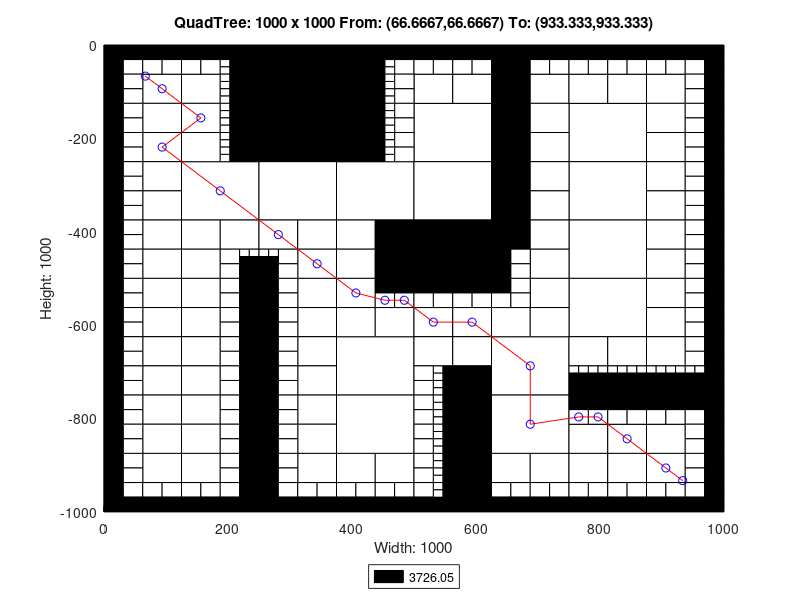

Source code (MATLAB):
axis([0 1000 -1000 0]);
title('QuadTree: 1000 x 1000 From: (66.6667,66.6667) To: (933.333,933.333)');
xlabel('Width: 1000');
ylabel('Height: 1000');
rectangle('Position',[250 -125 125 125], 'FaceColor',[0 0 0]);
rectangle('Position',[250 -250 125 125], 'FaceColor',[0 0 0]);
rectangle('Position',[125 -375 125 125], 'FaceColor',[1 1 1]);
rectangle('Position',[250 -375 125 125], 'FaceColor',[1 1 1]);
rectangle('Position',[375 -375 125 125], 'FaceColor',[1 1 1]);
rectangle('Position',[500 -250 125 125], 'FaceColor',[1 1 1]);
rectangle('Position',[750 -250 125 125], 'FaceColor',[1 1 1]);
rectangle('Position',[500 -375 125 125], 'FaceColor',[1 1 1]);
rectangle('Position',[500 -500 125 125], 'FaceColor',[0 0 0]);
rectangle('Position',[750 -375 125 125], 'FaceColor',[1 1 1]);
rectangle('Position',[750 -500 125 125], 'FaceColor',[1 1 1]);
rectangle('Position',[375 -750 125 125], 'FaceColor',[1 1 1]);
rectangle('Position',[375 -875 125 125], 'FaceColor',[1 1 1]);
rectangle('Position',[625 -750 125 125], 'FaceColor',[1 1 1]);
rectangle('Position',[750 -625 125 125], 'FaceColor',[1 1 1]);
rectangle('Position',[625 -875 125 125], 'FaceColor',[1 1 1]);
rectangle('Position',[62.5 -125 62.5 62.5], 'FaceColor',[1 1 1]);
rectangle('Position',[125 -125 62.5 62.5], 'FaceColor',[1 1 1]);
rectangle('Position',[62.5 -187.5 62.5 62.5], 'FaceColor',[1 1 1]);
rectangle('Position',[62.5 -250 62.5 62.5], 'FaceColor',[1 1 1]);
rectangle('Position',[125 -187.5 62.5 62.5], 'FaceColor',[1 1 1]);
rectangle('Position',[125 -250 62.5 62.5], 'FaceColor',[1 1 1]);
rectangle('Position',[375 -62.5 62.5 62.5], 'FaceColor',[0 0 0]);
rectangle('Position',[375 -125 62.5 62.5], 'FaceColor',[0 0 0]);
rectangle('Position',[375 -187.5 62.5 62.5], 'FaceColor',[0 0 0]);
rectangle('Position',[375 -250 62.5 62.5], 'FaceColor',[0 0 0]);
rectangle('Position',[62.5 -312.5 62.5 62.5], 'FaceColor',[1 1 1]);
rectangle('Position',[62.5 -375 62.5 62.5], 'FaceColor',[1 1 1]);
rectangle('Position',[62.5 -437.5 62.5 62.5], 'FaceColor',[1 1 1]);
rectangle('Position',[62.5 -500 62.5 62.5], 'FaceColor',[1 1 1]);
rectangle('Position',[125 -437.5 62.5 62.5], 'FaceColor',[1 1 1]);
rectangle('Position',[187.5 -437.5 62.5 62.5], 'FaceColor',[1 1 1]);
rectangle('Position',[125 -500 62.5 62.5], 'FaceColor',[1 1 1]);
rectangle('Position',[250 -437.5 62.5 62.5], 'FaceColor',[1 1 1]);
rectangle('Position',[312.5 -437.5 62.5 62.5], 'FaceColor',[1 1 1]);
rectangle('Position',[312.5 -500 62.5 62.5], 'FaceColor',[1 1 1]);
rectangle('Position',[375 -437.5 62.5 62.5], 'FaceColor',[1 1 1]);
rectangle('Position',[437.5 -437.5 62.5 62.5], 'FaceColor',[0 0 0]);
rectangle('Position',[375 -500 62.5 62.5], 'FaceColor',[1 1 1]);
rectangle('Position',[437.5 -500 62.5 62.5], 'FaceColor',[0 0 0]);
rectangle('Position',[500 -125 62.5 62.5], 'FaceColor',[1 1 1]);
rectangle('Position',[562.5 -125 62.5 62.5], 'FaceColor',[1 1 1]);
rectangle('Position',[625 -62.5 62.5 62.5], 'FaceColor',[0 0 0]);
rectangle('Position',[625 -125 62.5 62.5], 'FaceColor',[0 0 0]);
rectangle('Position',[687.5 -125 62.5 62.5], 'FaceColor',[1 1 1]);
rectangle('Position',[625 -187.5 62.5 62.5], 'FaceColor',[0 0 0]);
rectangle('Position',[687.5 -187.5 62.5 62.5], 'FaceColor',[1 1 1]);
rectangle('Position',[625 -250 62.5 62.5], 'FaceColor',[0 0 0]);
rectangle('Position',[687.5 -250 62.5 62.5], 'FaceColor',[1 1 1]);
rectangle('Position',[750 -125 62.5 62.5], 'FaceColor',[1 1 1]);
rectangle('Position',[812.5 -125 62.5 62.5], 'FaceColor',[1 1 1]);
rectangle('Position',[875 -125 62.5 62.5], 'FaceColor',[1 1 1]);
rectangle('Position',[875 -187.5 62.5 62.5], 'FaceColor',[1 1 1]);
rectangle('Position',[875 -250 62.5 62.5], 'FaceColor',[1 1 1]);
rectangle('Position',[625 -312.5 62.5 62.5], 'FaceColor',[0 0 0]);
rectangle('Position',[687.5 -312.5 62.5 62.5], 'FaceColor',[1 1 1]);
rectangle('Position',[625 -375 62.5 62.5], 'FaceColor',[0 0 0]);
rectangle('Position',[687.5 -375 62.5 62.5], 'FaceColor',[1 1 1]);
rectangle('Position',[625 -437.5 62.5 62.5], 'FaceColor',[0 0 0]);
rectangle('Position',[687.5 -437.5 62.5 62.5], 'FaceColor',[1 1 1]);
rectangle('Position',[687.5 -500 62.5 62.5], 'FaceColor',[1 1 1]);
rectangle('Position',[875 -312.5 62.5 62.5], 'FaceColor',[1 1 1]);
rectangle('Position',[875 -375 62.5 62.5], 'FaceColor',[1 1 1]);
rectangle('Position',[875 -437.5 62.5 62.5], 'FaceColor',[1 1 1]);
rectangle('Position',[875 -500 62.5 62.5], 'FaceColor',[1 1 1]);
rectangle('Position',[62.5 -562.5 62.5 62.5], 'FaceColor',[1 1 1]);
rectangle('Position',[62.5 -625 62.5 62.5], 'FaceColor',[1 1 1]);
rectangle('Position',[125 -562.5 62.5 62.5], 'FaceColor',[1 1 1]);
rectangle('Position',[125 -625 62.5 62.5], 'FaceColor',[1 1 1]);
rectangle('Position',[62.5 -687.5 62.5 62.5], 'FaceColor',[1 1 1]);
rectangle('Position',[62.5 -750 62.5 62.5], 'FaceColor',[1 1 1]);
rectangle('Position',[125 -687.5 62.5 62.5], 'FaceColor',[1 1 1]);
rectangle('Position',[125 -750 62.5 62.5], 'FaceColor',[1 1 1]);
rectangle('Position',[312.5 -562.5 62.5 62.5], 'FaceColor',[1 1 1]);
rectangle('Position',[312.5 -625 62.5 62.5], 'FaceColor',[1 1 1]);
rectangle('Position',[375 -562.5 62.5 62.5], 'FaceColor',[1 1 1]);
rectangle('Position',[375 -625 62.5 62.5], 'FaceColor',[1 1 1]);
rectangle('Position',[437.5 -625 62.5 62.5], 'FaceColor',[1 1 1]);
rectangle('Position',[312.5 -687.5 62.5 62.5], 'FaceColor',[1 1 1]);
rectangle('Position',[312.5 -750 62.5 62.5], 'FaceColor',[1 1 1]);
rectangle('Position',[62.5 -812.5 62.5 62.5], 'FaceColor',[1 1 1]);
rectangle('Position',[62.5 -875 62.5 62.5], 'FaceColor',[1 1 1]);
rectangle('Position',[125 -812.5 62.5 62.5], 'FaceColor',[1 1 1]);
rectangle('Position',[125 -875 62.5 62.5], 'FaceColor',[1 1 1]);
rectangle('Position',[62.5 -937.5 62.5 62.5], 'FaceColor',[1 1 1]);
rectangle('Position',[125 -937.5 62.5 62.5], 'FaceColor',[1 1 1]);
rectangle('Position',[312.5 -812.5 62.5 62.5], 'FaceColor',[1 1 1]);
rectangle('Position',[312.5 -875 62.5 62.5], 'FaceColor',[1 1 1]);
rectangle('Position',[312.5 -937.5 62.5 62.5], 'FaceColor',[1 1 1]);
rectangle('Position',[375 -937.5 62.5 62.5], 'FaceColor',[1 1 1]);
rectangle('Position',[437.5 -937.5 62.5 62.5], 'FaceColor',[1 1 1]);
rectangle('Position',[500 -625 62.5 62.5], 'FaceColor',[1 1 1]);
rectangle('Position',[562.5 -625 62.5 62.5], 'FaceColor',[1 1 1]);
rectangle('Position',[687.5 -562.5 62.5 62.5], 'FaceColor',[1 1 1]);
rectangle('Position',[625 -625 62.5 62.5], 'FaceColor',[1 1 1]);
rectangle('Position',[687.5 -625 62.5 62.5], 'FaceColor',[1 1 1]);
rectangle('Position',[500 -687.5 62.5 62.5], 'FaceColor',[1 1 1]);
rectangle('Position',[562.5 -687.5 62.5 62.5], 'FaceColor',[1 1 1]);
rectangle('Position',[562.5 -750 62.5 62.5], 'FaceColor',[0 0 0]);
rectangle('Position',[875 -562.5 62.5 62.5], 'FaceColor',[1 1 1]);
rectangle('Position',[875 -625 62.5 62.5], 'FaceColor',[1 1 1]);
rectangle('Position',[750 -687.5 62.5 62.5], 'FaceColor',[1 1 1]);
rectangle('Position',[812.5 -687.5 62.5 62.5], 'FaceColor',[1 1 1]);
rectangle('Position',[875 -687.5 62.5 62.5], 'FaceColor',[1 1 1]);
rectangle('Position',[562.5 -812.5 62.5 62.5], 'FaceColor',[0 0 0]);
rectangle('Position',[562.5 -875 62.5 62.5], 'FaceColor',[0 0 0]);
rectangle('Position',[562.5 -937.5 62.5 62.5], 'FaceColor',[0 0 0]);
rectangle('Position',[562.5 -1000 62.5 62.5], 'FaceColor',[0 0 0]);
rectangle('Position',[625 -937.5 62.5 62.5], 'FaceColor',[1 1 1]);
rectangle('Position',[687.5 -937.5 62.5 62.5], 'FaceColor',[1 1 1]);
rectangle('Position',[750 -875 62.5 62.5], 'FaceColor',[1 1 1]);
rectangle('Position',[812.5 -875 62.5 62.5], 'FaceColor',[1 1 1]);
rectangle('Position',[875 -875 62.5 62.5], 'FaceColor',[1 1 1]);
rectangle('Position',[750 -937.5 62.5 62.5], 'FaceColor',[1 1 1]);
rectangle('Position',[812.5 -937.5 62.5 62.5], 'FaceColor',[1 1 1]);
rectangle('Position',[875 -937.5 62.5 62.5], 'FaceColor',[1 1 1]);
rectangle('Position',[0 -31.25 31.25 31.25], 'FaceColor',[0 0 0]);
rectangle('Position',[31.25 -31.25 31.25 31.25], 'FaceColor',[0 0 0]);
rectangle('Position',[0 -62.5 31.25 31.25], 'FaceColor',[0 0 0]);
rectangle('Position',[31.25 -62.5 31.25 31.25], 'FaceColor',[1 1 1]);
rectangle('Position',[62.5 -31.25 31.25 31.25], 'FaceColor',[0 0 0]);
rectangle('Position',[93.75 -31.25 31.25 31.25], 'FaceColor',[0 0 0]);
rectangle('Position',[62.5 -62.5 31.25 31.25], 'FaceColor',[1 1 1]);
rectangle('Position',[93.75 -62.5 31.25 31.25], 'FaceColor',[1 1 1]);
rectangle('Position',[0 -93.75 31.25 31.25], 'FaceColor',[0 0 0]);
rectangle('Position',[31.25 -93.75 31.25 31.25], 'FaceColor',[1 1 1]);
rectangle('Position',[0 -125 31.25 31.25], 'FaceColor',[0 0 0]);
rectangle('Position',[31.25 -125 31.25 31.25], 'FaceColor',[1 1 1]);
rectangle('Position',[125 -31.25 31.25 31.25], 'FaceColor',[0 0 0]);
rectangle('Position',[156.25 -31.25 31.25 31.25], 'FaceColor',[0 0 0]);
rectangle('Position',[125 -62.5 31.25 31.25], 'FaceColor',[1 1 1]);
rectangle('Position',[156.25 -62.5 31.25 31.25], 'FaceColor',[1 1 1]);
rectangle('Position',[187.5 -31.25 31.25 31.25], 'FaceColor',[0 0 0]);
rectangle('Position',[218.75 -31.25 31.25 31.25], 'FaceColor',[0 0 0]);
rectangle('Position',[218.75 -62.5 31.25 31.25], 'FaceColor',[0 0 0]);
rectangle('Position',[218.75 -93.75 31.25 31.25], 'FaceColor',[0 0 0]);
rectangle('Position',[218.75 -125 31.25 31.25], 'FaceColor',[0 0 0]);
rectangle('Position',[0 -156.25 31.25 31.25], 'FaceColor',[0 0 0]);
rectangle('Position',[31.25 -156.25 31.25 31.25], 'FaceColor',[1 1 1]);
rectangle('Position',[0 -187.5 31.25 31.25], 'FaceColor',[0 0 0]);
rectangle('Position',[31.25 -187.5 31.25 31.25], 'FaceColor',[1 1 1]);
rectangle('Position',[0 -218.75 31.25 31.25], 'FaceColor',[0 0 0]);
rectangle('Position',[31.25 -218.75 31.25 31.25], 'FaceColor',[1 1 1]);
rectangle('Position',[0 -250 31.25 31.25], 'FaceColor',[0 0 0]);
rectangle('Position',[31.25 -250 31.25 31.25], 'FaceColor',[1 1 1]);
rectangle('Position',[218.75 -156.25 31.25 31.25], 'FaceColor',[0 0 0]);
rectangle('Position',[218.75 -187.5 31.25 31.25], 'FaceColor',[0 0 0]);
rectangle('Position',[218.75 -218.75 31.25 31.25], 'FaceColor',[0 0 0]);
rectangle('Position',[218.75 -250 31.25 31.25], 'FaceColor',[0 0 0]);
rectangle('Position',[437.5 -31.25 31.25 31.25], 'FaceColor',[0 0 0]);
rectangle('Position',[468.75 -31.25 31.25 31.25], 'FaceColor',[0 0 0]);
rectangle('Position',[468.75 -62.5 31.25 31.25], 'FaceColor',[1 1 1]);
rectangle('Position',[468.75 -93.75 31.25 31.25], 'FaceColor',[1 1 1]);
rectangle('Position',[468.75 -125 31.25 31.25], 'FaceColor',[1 1 1]);
rectangle('Position',[468.75 -156.25 31.25 31.25], 'FaceColor',[1 1 1]);
rectangle('Position',[468.75 -187.5 31.25 31.25], 'FaceColor',[1 1 1]);
rectangle('Position',[468.75 -218.75 31.25 31.25], 'FaceColor',[1 1 1]);
rectangle('Position',[468.75 -250 31.25 31.25], 'FaceColor',[1 1 1]);
rectangle('Position',[0 -281.25 31.25 31.25], 'FaceColor',[0 0 0]);
rectangle('Position',[31.25 -281.25 31.25 31.25], 'FaceColor',[1 1 1]);
rectangle('Position',[0 -312.5 31.25 31.25], 'FaceColor',[0 0 0]);
rectangle('Position',[31.25 -312.5 31.25 31.25], 'FaceColor',[1 1 1]);
rectangle('Position',[0 -343.75 31.25 31.25], 'FaceColor',[0 0 0]);
rectangle('Position',[31.25 -343.75 31.25 31.25], 'FaceColor',[1 1 1]);
rectangle('Position',[0 -375 31.25 31.25], 'FaceColor',[0 0 0]);
rectangle('Position',[31.25 -375 31.25 31.25], 'FaceColor',[1 1 1]);
rectangle('Position',[0 -406.25 31.25 31.25], 'FaceColor',[0 0 0]);
rectangle('Position',[31.25 -406.25 31.25 31.25], 'FaceColor',[1 1 1]);
rectangle('Position',[0 -437.5 31.25 31.25], 'FaceColor',[0 0 0]);
rectangle('Position',[31.25 -437.5 31.25 31.25], 'FaceColor',[1 1 1]);
rectangle('Position',[0 -468.75 31.25 31.25], 'FaceColor',[0 0 0]);
rectangle('Position',[31.25 -468.75 31.25 31.25], 'FaceColor',[1 1 1]);
rectangle('Position',[0 -500 31.25 31.25], 'FaceColor',[0 0 0]);
rectangle('Position',[31.25 -500 31.25 31.25], 'FaceColor',[1 1 1]);
rectangle('Position',[187.5 -468.75 31.25 31.25], 'FaceColor',[1 1 1]);
rectangle('Position',[187.5 -500 31.25 31.25], 'FaceColor',[1 1 1]);
rectangle('Position',[218.75 -500 31.25 31.25], 'FaceColor',[0 0 0]);
rectangle('Position',[281.25 -468.75 31.25 31.25], 'FaceColor',[1 1 1]);
rectangle('Position',[250 -500 31.25 31.25], 'FaceColor',[0 0 0]);
rectangle('Position',[281.25 -500 31.25 31.25], 'FaceColor',[1 1 1]);
rectangle('Position',[500 -31.25 31.25 31.25], 'FaceColor',[0 0 0]);
rectangle('Position',[531.25 -31.25 31.25 31.25], 'FaceColor',[0 0 0]);
rectangle('Position',[500 -62.5 31.25 31.25], 'FaceColor',[1 1 1]);
rectangle('Position',[531.25 -62.5 31.25 31.25], 'FaceColor',[1 1 1]);
rectangle('Position',[562.5 -31.25 31.25 31.25], 'FaceColor',[0 0 0]);
rectangle('Position',[593.75 -31.25 31.25 31.25], 'FaceColor',[0 0 0]);
rectangle('Position',[562.5 -62.5 31.25 31.25], 'FaceColor',[1 1 1]);
rectangle('Position',[593.75 -62.5 31.25 31.25], 'FaceColor',[1 1 1]);
rectangle('Position',[687.5 -31.25 31.25 31.25], 'FaceColor',[0 0 0]);
rectangle('Position',[718.75 -31.25 31.25 31.25], 'FaceColor',[0 0 0]);
rectangle('Position',[687.5 -62.5 31.25 31.25], 'FaceColor',[1 1 1]);
rectangle('Position',[718.75 -62.5 31.25 31.25], 'FaceColor',[1 1 1]);
rectangle('Position',[750 -31.25 31.25 31.25], 'FaceColor',[0 0 0]);
rectangle('Position',[781.25 -31.25 31.25 31.25], 'FaceColor',[0 0 0]);
rectangle('Position',[750 -62.5 31.25 31.25], 'FaceColor',[1 1 1]);
rectangle('Position',[781.25 -62.5 31.25 31.25], 'FaceColor',[1 1 1]);
rectangle('Position',[812.5 -31.25 31.25 31.25], 'FaceColor',[0 0 0]);
rectangle('Position',[843.75 -31.25 31.25 31.25], 'FaceColor',[0 0 0]);
rectangle('Position',[812.5 -62.5 31.25 31.25], 'FaceColor',[1 1 1]);
rectangle('Position',[843.75 -62.5 31.25 31.25], 'FaceColor',[1 1 1]);
rectangle('Position',[875 -31.25 31.25 31.25], 'FaceColor',[0 0 0]);
rectangle('Position',[906.25 -31.25 31.25 31.25], 'FaceColor',[0 0 0]);
rectangle('Position',[875 -62.5 31.25 31.25], 'FaceColor',[1 1 1]);
rectangle('Position',[906.25 -62.5 31.25 31.25], 'FaceColor',[1 1 1]);
rectangle('Position',[937.5 -31.25 31.25 31.25], 'FaceColor',[0 0 0]);
rectangle('Position',[968.75 -31.25 31.25 31.25], 'FaceColor',[0 0 0]);
rectangle('Position',[937.5 -62.5 31.25 31.25], 'FaceColor',[1 1 1]);
rectangle('Position',[968.75 -62.5 31.25 31.25], 'FaceColor',[0 0 0]);
rectangle('Position',[937.5 -93.75 31.25 31.25], 'FaceColor',[1 1 1]);
rectangle('Position',[968.75 -93.75 31.25 31.25], 'FaceColor',[0 0 0]);
rectangle('Position',[937.5 -125 31.25 31.25], 'FaceColor',[1 1 1]);
rectangle('Position',[968.75 -125 31.25 31.25], 'FaceColor',[0 0 0]);
rectangle('Position',[937.5 -156.25 31.25 31.25], 'FaceColor',[1 1 1]);
rectangle('Position',[968.75 -156.25 31.25 31.25], 'FaceColor',[0 0 0]);
rectangle('Position',[937.5 -187.5 31.25 31.25], 'FaceColor',[1 1 1]);
rectangle('Position',[968.75 -187.5 31.25 31.25], 'FaceColor',[0 0 0]);
rectangle('Position',[937.5 -218.75 31.25 31.25], 'FaceColor',[1 1 1]);
rectangle('Position',[968.75 -218.75 31.25 31.25], 'FaceColor',[0 0 0]);
rectangle('Position',[937.5 -250 31.25 31.25], 'FaceColor',[1 1 1]);
rectangle('Position',[968.75 -250 31.25 31.25], 'FaceColor',[0 0 0]);
rectangle('Position',[625 -468.75 31.25 31.25], 'FaceColor',[0 0 0]);
rectangle('Position',[656.25 -468.75 31.25 31.25], 'FaceColor',[1 1 1]);
rectangle('Position',[625 -500 31.25 31.25], 'FaceColor',[0 0 0]);
rectangle('Position',[656.25 -500 31.25 31.25], 'FaceColor',[1 1 1]);
rectangle('Position',[937.5 -281.25 31.25 31.25], 'FaceColor',[1 1 1]);
rectangle('Position',[968.75 -281.25 31.25 31.25], 'FaceColor',[0 0 0]);
rectangle('Position',[937.5 -312.5 31.25 31.25], 'FaceColor',[1 1 1]);
rectangle('Position',[968.75 -312.5 31.25 31.25], 'FaceColor',[0 0 0]);
rectangle('Position',[937.5 -343.75 31.25 31.25], 'FaceColor',[1 1 1]);
rectangle('Position',[968.75 -343.75 31.25 31.25], 'FaceColor',[0 0 0]);
rectangle('Position',[937.5 -375 31.25 31.25], 'FaceColor',[1 1 1]);
rectangle('Position',[968.75 -375 31.25 31.25], 'FaceColor',[0 0 0]);
rectangle('Position',[937.5 -406.25 31.25 31.25], 'FaceColor',[1 1 1]);
rectangle('Position',[968.75 -406.25 31.25 31.25], 'FaceColor',[0 0 0]);
rectangle('Position',[937.5 -437.5 31.25 31.25], 'FaceColor',[1 1 1]);
rectangle('Position',[968.75 -437.5 31.25 31.25], 'FaceColor',[0 0 0]);
rectangle('Position',[937.5 -468.75 31.25 31.25], 'FaceColor',[1 1 1]);
rectangle('Position',[968.75 -468.75 31.25 31.25], 'FaceColor',[0 0 0]);
rectangle('Position',[937.5 -500 31.25 31.25], 'FaceColor',[1 1 1]);
rectangle('Position',[968.75 -500 31.25 31.25], 'FaceColor',[0 0 0]);
rectangle('Position',[0 -531.25 31.25 31.25], 'FaceColor',[0 0 0]);
rectangle('Position',[31.25 -531.25 31.25 31.25], 'FaceColor',[1 1 1]);
rectangle('Position',[0 -562.5 31.25 31.25], 'FaceColor',[0 0 0]);
rectangle('Position',[31.25 -562.5 31.25 31.25], 'FaceColor',[1 1 1]);
rectangle('Position',[0 -593.75 31.25 31.25], 'FaceColor',[0 0 0]);
rectangle('Position',[31.25 -593.75 31.25 31.25], 'FaceColor',[1 1 1]);
rectangle('Position',[0 -625 31.25 31.25], 'FaceColor',[0 0 0]);
rectangle('Position',[31.25 -625 31.25 31.25], 'FaceColor',[1 1 1]);
rectangle('Position',[187.5 -531.25 31.25 31.25], 'FaceColor',[1 1 1]);
rectangle('Position',[218.75 -531.25 31.25 31.25], 'FaceColor',[0 0 0]);
rectangle('Position',[187.5 -562.5 31.25 31.25], 'FaceColor',[1 1 1]);
rectangle('Position',[218.75 -562.5 31.25 31.25], 'FaceColor',[0 0 0]);
rectangle('Position',[187.5 -593.75 31.25 31.25], 'FaceColor',[1 1 1]);
rectangle('Position',[218.75 -593.75 31.25 31.25], 'FaceColor',[0 0 0]);
rectangle('Position',[187.5 -625 31.25 31.25], 'FaceColor',[1 1 1]);
rectangle('Position',[218.75 -625 31.25 31.25], 'FaceColor',[0 0 0]);
rectangle('Position',[0 -656.25 31.25 31.25], 'FaceColor',[0 0 0]);
rectangle('Position',[31.25 -656.25 31.25 31.25], 'FaceColor',[1 1 1]);
rectangle('Position',[0 -687.5 31.25 31.25], 'FaceColor',[0 0 0]);
rectangle('Position',[31.25 -687.5 31.25 31.25], 'FaceColor',[1 1 1]);
rectangle('Position',[0 -718.75 31.25 31.25], 'FaceColor',[0 0 0]);
rectangle('Position',[31.25 -718.75 31.25 31.25], 'FaceColor',[1 1 1]);
rectangle('Position',[0 -750 31.25 31.25], 'FaceColor',[0 0 0]);
rectangle('Position',[31.25 -750 31.25 31.25], 'FaceColor',[1 1 1]);
rectangle('Position',[187.5 -656.25 31.25 31.25], 'FaceColor',[1 1 1]);
rectangle('Position',[218.75 -656.25 31.25 31.25], 'FaceColor',[0 0 0]);
rectangle('Position',[187.5 -687.5 31.25 31.25], 'FaceColor',[1 1 1]);
rectangle('Position',[218.75 -687.5 31.25 31.25], 'FaceColor',[0 0 0]);
rectangle('Position',[187.5 -718.75 31.25 31.25], 'FaceColor',[1 1 1]);
rectangle('Position',[218.75 -718.75 31.25 31.25], 'FaceColor',[0 0 0]);
rectangle('Position',[187.5 -750 31.25 31.25], 'FaceColor',[1 1 1]);
rectangle('Position',[218.75 -750 31.25 31.25], 'FaceColor',[0 0 0]);
rectangle('Position',[250 -531.25 31.25 31.25], 'FaceColor',[0 0 0]);
rectangle('Position',[281.25 -531.25 31.25 31.25], 'FaceColor',[1 1 1]);
rectangle('Position',[250 -562.5 31.25 31.25], 'FaceColor',[0 0 0]);
rectangle('Position',[281.25 -562.5 31.25 31.25], 'FaceColor',[1 1 1]);
rectangle('Position',[250 -593.75 31.25 31.25], 'FaceColor',[0 0 0]);
rectangle('Position',[281.25 -593.75 31.25 31.25], 'FaceColor',[1 1 1]);
rectangle('Position',[250 -625 31.25 31.25], 'FaceColor',[0 0 0]);
rectangle('Position',[281.25 -625 31.25 31.25], 'FaceColor',[1 1 1]);
rectangle('Position',[437.5 -531.25 31.25 31.25], 'FaceColor',[0 0 0]);
rectangle('Position',[468.75 -531.25 31.25 31.25], 'FaceColor',[0 0 0]);
rectangle('Position',[437.5 -562.5 31.25 31.25], 'FaceColor',[1 1 1]);
rectangle('Position',[468.75 -562.5 31.25 31.25], 'FaceColor',[1 1 1]);
rectangle('Position',[250 -656.25 31.25 31.25], 'FaceColor',[0 0 0]);
rectangle('Position',[281.25 -656.25 31.25 31.25], 'FaceColor',[1 1 1]);
rectangle('Position',[250 -687.5 31.25 31.25], 'FaceColor',[0 0 0]);
rectangle('Position',[281.25 -687.5 31.25 31.25], 'FaceColor',[1 1 1]);
rectangle('Position',[250 -718.75 31.25 31.25], 'FaceColor',[0 0 0]);
rectangle('Position',[281.25 -718.75 31.25 31.25], 'FaceColor',[1 1 1]);
rectangle('Position',[250 -750 31.25 31.25], 'FaceColor',[0 0 0]);
rectangle('Position',[281.25 -750 31.25 31.25], 'FaceColor',[1 1 1]);
rectangle('Position',[0 -781.25 31.25 31.25], 'FaceColor',[0 0 0]);
rectangle('Position',[31.25 -781.25 31.25 31.25], 'FaceColor',[1 1 1]);
rectangle('Position',[0 -812.5 31.25 31.25], 'FaceColor',[0 0 0]);
rectangle('Position',[31.25 -812.5 31.25 31.25], 'FaceColor',[1 1 1]);
rectangle('Position',[0 -843.75 31.25 31.25], 'FaceColor',[0 0 0]);
rectangle('Position',[31.25 -843.75 31.25 31.25], 'FaceColor',[1 1 1]);
rectangle('Position',[0 -875 31.25 31.25], 'FaceColor',[0 0 0]);
rectangle('Position',[31.25 -875 31.25 31.25], 'FaceColor',[1 1 1]);
rectangle('Position',[187.5 -781.25 31.25 31.25], 'FaceColor',[1 1 1]);
rectangle('Position',[218.75 -781.25 31.25 31.25], 'FaceColor',[0 0 0]);
rectangle('Position',[187.5 -812.5 31.25 31.25], 'FaceColor',[1 1 1]);
rectangle('Position',[218.75 -812.5 31.25 31.25], 'FaceColor',[0 0 0]);
rectangle('Position',[187.5 -843.75 31.25 31.25], 'FaceColor',[1 1 1]);
rectangle('Position',[218.75 -843.75 31.25 31.25], 'FaceColor',[0 0 0]);
rectangle('Position',[187.5 -875 31.25 31.25], 'FaceColor',[1 1 1]);
rectangle('Position',[218.75 -875 31.25 31.25], 'FaceColor',[0 0 0]);
rectangle('Position',[0 -906.25 31.25 31.25], 'FaceColor',[0 0 0]);
rectangle('Position',[31.25 -906.25 31.25 31.25], 'FaceColor',[1 1 1]);
rectangle('Position',[0 -937.5 31.25 31.25], 'FaceColor',[0 0 0]);
rectangle('Position',[31.25 -937.5 31.25 31.25], 'FaceColor',[1 1 1]);
rectangle('Position',[0 -968.75 31.25 31.25], 'FaceColor',[0 0 0]);
rectangle('Position',[31.25 -968.75 31.25 31.25], 'FaceColor',[1 1 1]);
rectangle('Position',[0 -1000 31.25 31.25], 'FaceColor',[0 0 0]);
rectangle('Position',[31.25 -1000 31.25 31.25], 'FaceColor',[0 0 0]);
rectangle('Position',[62.5 -968.75 31.25 31.25], 'FaceColor',[1 1 1]);
rectangle('Position',[93.75 -968.75 31.25 31.25], 'FaceColor',[1 1 1]);
rectangle('Position',[62.5 -1000 31.25 31.25], 'FaceColor',[0 0 0]);
rectangle('Position',[93.75 -1000 31.25 31.25], 'FaceColor',[0 0 0]);
rectangle('Position',[187.5 -906.25 31.25 31.25], 'FaceColor',[1 1 1]);
rectangle('Position',[218.75 -906.25 31.25 31.25], 'FaceColor',[0 0 0]);
rectangle('Position',[187.5 -937.5 31.25 31.25], 'FaceColor',[1 1 1]);
rectangle('Position',[218.75 -937.5 31.25 31.25], 'FaceColor',[0 0 0]);
rectangle('Position',[125 -968.75 31.25 31.25], 'FaceColor',[1 1 1]);
rectangle('Position',[156.25 -968.75 31.25 31.25], 'FaceColor',[1 1 1]);
rectangle('Position',[125 -1000 31.25 31.25], 'FaceColor',[0 0 0]);
rectangle('Position',[156.25 -1000 31.25 31.25], 'FaceColor',[0 0 0]);
rectangle('Position',[187.5 -968.75 31.25 31.25], 'FaceColor',[1 1 1]);
rectangle('Position',[218.75 -968.75 31.25 31.25], 'FaceColor',[0 0 0]);
rectangle('Position',[187.5 -1000 31.25 31.25], 'FaceColor',[0 0 0]);
rectangle('Position',[218.75 -1000 31.25 31.25], 'FaceColor',[0 0 0]);
rectangle('Position',[250 -781.25 31.25 31.25], 'FaceColor',[0 0 0]);
rectangle('Position',[281.25 -781.25 31.25 31.25], 'FaceColor',[1 1 1]);
rectangle('Position',[250 -812.5 31.25 31.25], 'FaceColor',[0 0 0]);
rectangle('Position',[281.25 -812.5 31.25 31.25], 'FaceColor',[1 1 1]);
rectangle('Position',[250 -843.75 31.25 31.25], 'FaceColor',[0 0 0]);
rectangle('Position',[281.25 -843.75 31.25 31.25], 'FaceColor',[1 1 1]);
rectangle('Position',[250 -875 31.25 31.25], 'FaceColor',[0 0 0]);
rectangle('Position',[281.25 -875 31.25 31.25], 'FaceColor',[1 1 1]);
rectangle('Position',[250 -906.25 31.25 31.25], 'FaceColor',[0 0 0]);
rectangle('Position',[281.25 -906.25 31.25 31.25], 'FaceColor',[1 1 1]);
rectangle('Position',[250 -937.5 31.25 31.25], 'FaceColor',[0 0 0]);
rectangle('Position',[281.25 -937.5 31.25 31.25], 'FaceColor',[1 1 1]);
rectangle('Position',[250 -968.75 31.25 31.25], 'FaceColor',[0 0 0]);
rectangle('Position',[281.25 -968.75 31.25 31.25], 'FaceColor',[1 1 1]);
rectangle('Position',[250 -1000 31.25 31.25], 'FaceColor',[0 0 0]);
rectangle('Position',[281.25 -1000 31.25 31.25], 'FaceColor',[0 0 0]);
rectangle('Position',[312.5 -968.75 31.25 31.25], 'FaceColor',[1 1 1]);
rectangle('Position',[343.75 -968.75 31.25 31.25], 'FaceColor',[1 1 1]);
rectangle('Position',[312.5 -1000 31.25 31.25], 'FaceColor',[0 0 0]);
rectangle('Position',[343.75 -1000 31.25 31.25], 'FaceColor',[0 0 0]);
rectangle('Position',[375 -968.75 31.25 31.25], 'FaceColor',[1 1 1]);
rectangle('Position',[406.25 -968.75 31.25 31.25], 'FaceColor',[1 1 1]);
rectangle('Position',[375 -1000 31.25 31.25], 'FaceColor',[0 0 0]);
rectangle('Position',[406.25 -1000 31.25 31.25], 'FaceColor',[0 0 0]);
rectangle('Position',[437.5 -968.75 31.25 31.25], 'FaceColor',[1 1 1]);
rectangle('Position',[468.75 -968.75 31.25 31.25], 'FaceColor',[1 1 1]);
rectangle('Position',[437.5 -1000 31.25 31.25], 'FaceColor',[0 0 0]);
rectangle('Position',[468.75 -1000 31.25 31.25], 'FaceColor',[0 0 0]);
rectangle('Position',[500 -531.25 31.25 31.25], 'FaceColor',[0 0 0]);
rectangle('Position',[531.25 -531.25 31.25 31.25], 'FaceColor',[0 0 0]);
rectangle('Position',[500 -562.5 31.25 31.25], 'FaceColor',[1 1 1]);
rectangle('Position',[531.25 -562.5 31.25 31.25], 'FaceColor',[1 1 1]);
rectangle('Position',[562.5 -531.25 31.25 31.25], 'FaceColor',[0 0 0]);
rectangle('Position',[593.75 -531.25 31.25 31.25], 'FaceColor',[0 0 0]);
rectangle('Position',[562.5 -562.5 31.25 31.25], 'FaceColor',[1 1 1]);
rectangle('Position',[593.75 -562.5 31.25 31.25], 'FaceColor',[1 1 1]);
rectangle('Position',[625 -531.25 31.25 31.25], 'FaceColor',[0 0 0]);
rectangle('Position',[656.25 -531.25 31.25 31.25], 'FaceColor',[1 1 1]);
rectangle('Position',[625 -562.5 31.25 31.25], 'FaceColor',[1 1 1]);
rectangle('Position',[656.25 -562.5 31.25 31.25], 'FaceColor',[1 1 1]);
rectangle('Position',[500 -718.75 31.25 31.25], 'FaceColor',[1 1 1]);
rectangle('Position',[500 -750 31.25 31.25], 'FaceColor',[1 1 1]);
rectangle('Position',[937.5 -531.25 31.25 31.25], 'FaceColor',[1 1 1]);
rectangle('Position',[968.75 -531.25 31.25 31.25], 'FaceColor',[0 0 0]);
rectangle('Position',[937.5 -562.5 31.25 31.25], 'FaceColor',[1 1 1]);
rectangle('Position',[968.75 -562.5 31.25 31.25], 'FaceColor',[0 0 0]);
rectangle('Position',[937.5 -593.75 31.25 31.25], 'FaceColor',[1 1 1]);
rectangle('Position',[968.75 -593.75 31.25 31.25], 'FaceColor',[0 0 0]);
rectangle('Position',[937.5 -625 31.25 31.25], 'FaceColor',[1 1 1]);
rectangle('Position',[968.75 -625 31.25 31.25], 'FaceColor',[0 0 0]);
rectangle('Position',[750 -750 31.25 31.25], 'FaceColor',[0 0 0]);
rectangle('Position',[781.25 -750 31.25 31.25], 'FaceColor',[0 0 0]);
rectangle('Position',[812.5 -750 31.25 31.25], 'FaceColor',[0 0 0]);
rectangle('Position',[843.75 -750 31.25 31.25], 'FaceColor',[0 0 0]);
rectangle('Position',[937.5 -656.25 31.25 31.25], 'FaceColor',[1 1 1]);
rectangle('Position',[968.75 -656.25 31.25 31.25], 'FaceColor',[0 0 0]);
rectangle('Position',[937.5 -687.5 31.25 31.25], 'FaceColor',[1 1 1]);
rectangle('Position',[968.75 -687.5 31.25 31.25], 'FaceColor',[0 0 0]);
rectangle('Position',[875 -750 31.25 31.25], 'FaceColor',[0 0 0]);
rectangle('Position',[906.25 -750 31.25 31.25], 'FaceColor',[0 0 0]);
rectangle('Position',[968.75 -718.75 31.25 31.25], 'FaceColor',[0 0 0]);
rectangle('Position',[937.5 -750 31.25 31.25], 'FaceColor',[0 0 0]);
rectangle('Position',[968.75 -750 31.25 31.25], 'FaceColor',[0 0 0]);
rectangle('Position',[500 -781.25 31.25 31.25], 'FaceColor',[1 1 1]);
rectangle('Position',[500 -812.5 31.25 31.25], 'FaceColor',[1 1 1]);
rectangle('Position',[500 -843.75 31.25 31.25], 'FaceColor',[1 1 1]);
rectangle('Position',[500 -875 31.25 31.25], 'FaceColor',[1 1 1]);
rectangle('Position',[500 -906.25 31.25 31.25], 'FaceColor',[1 1 1]);
rectangle('Position',[500 -937.5 31.25 31.25], 'FaceColor',[1 1 1]);
rectangle('Position',[500 -968.75 31.25 31.25], 'FaceColor',[1 1 1]);
rectangle('Position',[500 -1000 31.25 31.25], 'FaceColor',[0 0 0]);
rectangle('Position',[531.25 -1000 31.25 31.25], 'FaceColor',[0 0 0]);
rectangle('Position',[625 -968.75 31.25 31.25], 'FaceColor',[1 1 1]);
rectangle('Position',[656.25 -968.75 31.25 31.25], 'FaceColor',[1 1 1]);
rectangle('Position',[625 -1000 31.25 31.25], 'FaceColor',[0 0 0]);
rectangle('Position',[656.25 -1000 31.25 31.25], 'FaceColor',[0 0 0]);
rectangle('Position',[687.5 -968.75 31.25 31.25], 'FaceColor',[1 1 1]);
rectangle('Position',[718.75 -968.75 31.25 31.25], 'FaceColor',[1 1 1]);
rectangle('Position',[687.5 -1000 31.25 31.25], 'FaceColor',[0 0 0]);
rectangle('Position',[718.75 -1000 31.25 31.25], 'FaceColor',[0 0 0]);
rectangle('Position',[750 -781.25 31.25 31.25], 'FaceColor',[0 0 0]);
rectangle('Position',[781.25 -781.25 31.25 31.25], 'FaceColor',[0 0 0]);
rectangle('Position',[750 -812.5 31.25 31.25], 'FaceColor',[1 1 1]);
rectangle('Position',[781.25 -812.5 31.25 31.25], 'FaceColor',[1 1 1]);
rectangle('Position',[812.5 -781.25 31.25 31.25], 'FaceColor',[0 0 0]);
rectangle('Position',[843.75 -781.25 31.25 31.25], 'FaceColor',[0 0 0]);
rectangle('Position',[812.5 -812.5 31.25 31.25], 'FaceColor',[1 1 1]);
rectangle('Position',[843.75 -812.5 31.25 31.25], 'FaceColor',[1 1 1]);
rectangle('Position',[875 -781.25 31.25 31.25], 'FaceColor',[0 0 0]);
rectangle('Position',[906.25 -781.25 31.25 31.25], 'FaceColor',[0 0 0]);
rectangle('Position',[875 -812.5 31.25 31.25], 'FaceColor',[1 1 1]);
rectangle('Position',[906.25 -812.5 31.25 31.25], 'FaceColor',[1 1 1]);
rectangle('Position',[937.5 -781.25 31.25 31.25], 'FaceColor',[0 0 0]);
rectangle('Position',[968.75 -781.25 31.25 31.25], 'FaceColor',[0 0 0]);
rectangle('Position',[937.5 -812.5 31.25 31.25], 'FaceColor',[1 1 1]);
rectangle('Position',[968.75 -812.5 31.25 31.25], 'FaceColor',[0 0 0]);
rectangle('Position',[937.5 -843.75 31.25 31.25], 'FaceColor',[1 1 1]);
rectangle('Position',[968.75 -843.75 31.25 31.25], 'FaceColor',[0 0 0]);
rectangle('Position',[937.5 -875 31.25 31.25], 'FaceColor',[1 1 1]);
rectangle('Position',[968.75 -875 31.25 31.25], 'FaceColor',[0 0 0]);
rectangle('Position',[750 -968.75 31.25 31.25], 'FaceColor',[1 1 1]);
rectangle('Position',[781.25 -968.75 31.25 31.25], 'FaceColor',[1 1 1]);
rectangle('Position',[750 -1000 31.25 31.25], 'FaceColor',[0 0 0]);
rectangle('Position',[781.25 -1000 31.25 31.25], 'FaceColor',[0 0 0]);
rectangle('Position',[812.5 -968.75 31.25 31.25], 'FaceColor',[1 1 1]);
rectangle('Position',[843.75 -968.75 31.25 31.25], 'FaceColor',[1 1 1]);
rectangle('Position',[812.5 -1000 31.25 31.25], 'FaceColor',[0 0 0]);
rectangle('Position',[843.75 -1000 31.25 31.25], 'FaceColor',[0 0 0]);
rectangle('Position',[937.5 -906.25 31.25 31.25], 'FaceColor',[1 1 1]);
rectangle('Position',[968.75 -906.25 31.25 31.25], 'FaceColor',[0 0 0]);
rectangle('Position',[937.5 -937.5 31.25 31.25], 'FaceColor',[1 1 1]);
rectangle('Position',[968.75 -937.5 31.25 31.25], 'FaceColor',[0 0 0]);
rectangle('Position',[875 -968.75 31.25 31.25], 'FaceColor',[1 1 1]);
rectangle('Position',[906.25 -968.75 31.25 31.25], 'FaceColor',[1 1 1]);
rectangle('Position',[875 -1000 31.25 31.25], 'FaceColor',[0 0 0]);
rectangle('Position',[906.25 -1000 31.25 31.25], 'FaceColor',[0 0 0]);
rectangle('Position',[937.5 -968.75 31.25 31.25], 'FaceColor',[1 1 1]);
rectangle('Position',[968.75 -968.75 31.25 31.25], 'FaceColor',[0 0 0]);
rectangle('Position',[937.5 -1000 31.25 31.25], 'FaceColor',[0 0 0]);
rectangle('Position',[968.75 -1000 31.25 31.25], 'FaceColor',[0 0 0]);
rectangle('Position',[187.5 -46.875 15.625 15.625], 'FaceColor',[1 1 1]);
rectangle('Position',[203.125 -46.875 15.625 15.625], 'FaceColor',[0 0 0]);
rectangle('Position',[187.5 -62.5 15.625 15.625], 'FaceColor',[1 1 1]);
rectangle('Position',[203.125 -62.5 15.625 15.625], 'FaceColor',[0 0 0]);
rectangle('Position',[187.5 -78.125 15.625 15.625], 'FaceColor',[1 1 1]);
rectangle('Position',[203.125 -78.125 15.625 15.625], 'FaceColor',[0 0 0]);
rectangle('Position',[187.5 -93.75 15.625 15.625], 'FaceColor',[1 1 1]);
rectangle('Position',[203.125 -93.75 15.625 15.625], 'FaceColor',[0 0 0]);
rectangle('Position',[187.5 -109.375 15.625 15.625], 'FaceColor',[1 1 1]);
rectangle('Position',[203.125 -109.375 15.625 15.625], 'FaceColor',[0 0 0]);
rectangle('Position',[187.5 -125 15.625 15.625], 'FaceColor',[1 1 1]);
rectangle('Position',[203.125 -125 15.625 15.625], 'FaceColor',[0 0 0]);
rectangle('Position',[187.5 -140.625 15.625 15.625], 'FaceColor',[1 1 1]);
rectangle('Position',[203.125 -140.625 15.625 15.625], 'FaceColor',[0 0 0]);
rectangle('Position',[187.5 -156.25 15.625 15.625], 'FaceColor',[1 1 1]);
rectangle('Position',[203.125 -156.25 15.625 15.625], 'FaceColor',[0 0 0]);
rectangle('Position',[187.5 -171.875 15.625 15.625], 'FaceColor',[1 1 1]);
rectangle('Position',[203.125 -171.875 15.625 15.625], 'FaceColor',[0 0 0]);
rectangle('Position',[187.5 -187.5 15.625 15.625], 'FaceColor',[1 1 1]);
rectangle('Position',[203.125 -187.5 15.625 15.625], 'FaceColor',[0 0 0]);
rectangle('Position',[187.5 -203.125 15.625 15.625], 'FaceColor',[1 1 1]);
rectangle('Position',[203.125 -203.125 15.625 15.625], 'FaceColor',[0 0 0]);
rectangle('Position',[187.5 -218.75 15.625 15.625], 'FaceColor',[1 1 1]);
rectangle('Position',[203.125 -218.75 15.625 15.625], 'FaceColor',[0 0 0]);
rectangle('Position',[187.5 -234.375 15.625 15.625], 'FaceColor',[1 1 1]);
rectangle('Position',[203.125 -234.375 15.625 15.625], 'FaceColor',[0 0 0]);
rectangle('Position',[187.5 -250 15.625 15.625], 'FaceColor',[1 1 1]);
rectangle('Position',[203.125 -250 15.625 15.625], 'FaceColor',[0 0 0]);
rectangle('Position',[437.5 -46.875 15.625 15.625], 'FaceColor',[0 0 0]);
rectangle('Position',[453.125 -46.875 15.625 15.625], 'FaceColor',[1 1 1]);
rectangle('Position',[437.5 -62.5 15.625 15.625], 'FaceColor',[0 0 0]);
rectangle('Position',[453.125 -62.5 15.625 15.625], 'FaceColor',[1 1 1]);
rectangle('Position',[437.5 -78.125 15.625 15.625], 'FaceColor',[0 0 0]);
rectangle('Position',[453.125 -78.125 15.625 15.625], 'FaceColor',[1 1 1]);
rectangle('Position',[437.5 -93.75 15.625 15.625], 'FaceColor',[0 0 0]);
rectangle('Position',[453.125 -93.75 15.625 15.625], 'FaceColor',[1 1 1]);
rectangle('Position',[437.5 -109.375 15.625 15.625], 'FaceColor',[0 0 0]);
rectangle('Position',[453.125 -109.375 15.625 15.625], 'FaceColor',[1 1 1]);
rectangle('Position',[437.5 -125 15.625 15.625], 'FaceColor',[0 0 0]);
rectangle('Position',[453.125 -125 15.625 15.625], 'FaceColor',[1 1 1]);
rectangle('Position',[437.5 -140.625 15.625 15.625], 'FaceColor',[0 0 0]);
rectangle('Position',[453.125 -140.625 15.625 15.625], 'FaceColor',[1 1 1]);
rectangle('Position',[437.5 -156.25 15.625 15.625], 'FaceColor',[0 0 0]);
rectangle('Position',[453.125 -156.25 15.625 15.625], 'FaceColor',[1 1 1]);
rectangle('Position',[437.5 -171.875 15.625 15.625], 'FaceColor',[0 0 0]);
rectangle('Position',[453.125 -171.875 15.625 15.625], 'FaceColor',[1 1 1]);
rectangle('Position',[437.5 -187.5 15.625 15.625], 'FaceColor',[0 0 0]);
rectangle('Position',[453.125 -187.5 15.625 15.625], 'FaceColor',[1 1 1]);
rectangle('Position',[437.5 -203.125 15.625 15.625], 'FaceColor',[0 0 0]);
rectangle('Position',[453.125 -203.125 15.625 15.625], 'FaceColor',[1 1 1]);
rectangle('Position',[437.5 -218.75 15.625 15.625], 'FaceColor',[0 0 0]);
rectangle('Position',[453.125 -218.75 15.625 15.625], 'FaceColor',[1 1 1]);
rectangle('Position',[437.5 -234.375 15.625 15.625], 'FaceColor',[0 0 0]);
rectangle('Position',[453.125 -234.375 15.625 15.625], 'FaceColor',[1 1 1]);
rectangle('Position',[437.5 -250 15.625 15.625], 'FaceColor',[0 0 0]);
rectangle('Position',[453.125 -250 15.625 15.625], 'FaceColor',[1 1 1]);
rectangle('Position',[218.75 -453.125 15.625 15.625], 'FaceColor',[1 1 1]);
rectangle('Position',[234.375 -453.125 15.625 15.625], 'FaceColor',[1 1 1]);
rectangle('Position',[218.75 -468.75 15.625 15.625], 'FaceColor',[0 0 0]);
rectangle('Position',[234.375 -468.75 15.625 15.625], 'FaceColor',[0 0 0]);
rectangle('Position',[250 -453.125 15.625 15.625], 'FaceColor',[1 1 1]);
rectangle('Position',[265.625 -453.125 15.625 15.625], 'FaceColor',[1 1 1]);
rectangle('Position',[250 -468.75 15.625 15.625], 'FaceColor',[0 0 0]);
rectangle('Position',[265.625 -468.75 15.625 15.625], 'FaceColor',[0 0 0]);
rectangle('Position',[531.25 -703.125 15.625 15.625], 'FaceColor',[1 1 1]);
rectangle('Position',[546.875 -703.125 15.625 15.625], 'FaceColor',[0 0 0]);
rectangle('Position',[531.25 -718.75 15.625 15.625], 'FaceColor',[1 1 1]);
rectangle('Position',[546.875 -718.75 15.625 15.625], 'FaceColor',[0 0 0]);
rectangle('Position',[531.25 -734.375 15.625 15.625], 'FaceColor',[1 1 1]);
rectangle('Position',[546.875 -734.375 15.625 15.625], 'FaceColor',[0 0 0]);
rectangle('Position',[531.25 -750 15.625 15.625], 'FaceColor',[1 1 1]);
rectangle('Position',[546.875 -750 15.625 15.625], 'FaceColor',[0 0 0]);
rectangle('Position',[750 -703.125 15.625 15.625], 'FaceColor',[1 1 1]);
rectangle('Position',[765.625 -703.125 15.625 15.625], 'FaceColor',[1 1 1]);
rectangle('Position',[750 -718.75 15.625 15.625], 'FaceColor',[0 0 0]);
rectangle('Position',[765.625 -718.75 15.625 15.625], 'FaceColor',[0 0 0]);
rectangle('Position',[781.25 -703.125 15.625 15.625], 'FaceColor',[1 1 1]);
rectangle('Position',[796.875 -703.125 15.625 15.625], 'FaceColor',[1 1 1]);
rectangle('Position',[781.25 -718.75 15.625 15.625], 'FaceColor',[0 0 0]);
rectangle('Position',[796.875 -718.75 15.625 15.625], 'FaceColor',[0 0 0]);
rectangle('Position',[812.5 -703.125 15.625 15.625], 'FaceColor',[1 1 1]);
rectangle('Position',[828.125 -703.125 15.625 15.625], 'FaceColor',[1 1 1]);
rectangle('Position',[812.5 -718.75 15.625 15.625], 'FaceColor',[0 0 0]);
rectangle('Position',[828.125 -718.75 15.625 15.625], 'FaceColor',[0 0 0]);
rectangle('Position',[843.75 -703.125 15.625 15.625], 'FaceColor',[1 1 1]);
rectangle('Position',[859.375 -703.125 15.625 15.625], 'FaceColor',[1 1 1]);
rectangle('Position',[843.75 -718.75 15.625 15.625], 'FaceColor',[0 0 0]);
rectangle('Position',[859.375 -718.75 15.625 15.625], 'FaceColor',[0 0 0]);
rectangle('Position',[875 -703.125 15.625 15.625], 'FaceColor',[1 1 1]);
rectangle('Position',[890.625 -703.125 15.625 15.625], 'FaceColor',[1 1 1]);
rectangle('Position',[875 -718.75 15.625 15.625], 'FaceColor',[0 0 0]);
rectangle('Position',[890.625 -718.75 15.625 15.625], 'FaceColor',[0 0 0]);
rectangle('Position',[906.25 -703.125 15.625 15.625], 'FaceColor',[1 1 1]);
rectangle('Position',[921.875 -703.125 15.625 15.625], 'FaceColor',[1 1 1]);
rectangle('Position',[906.25 -718.75 15.625 15.625], 'FaceColor',[0 0 0]);
rectangle('Position',[921.875 -718.75 15.625 15.625], 'FaceColor',[0 0 0]);
rectangle('Position',[937.5 -703.125 15.625 15.625], 'FaceColor',[1 1 1]);
rectangle('Position',[953.125 -703.125 15.625 15.625], 'FaceColor',[1 1 1]);
rectangle('Position',[937.5 -718.75 15.625 15.625], 'FaceColor',[0 0 0]);
rectangle('Position',[953.125 -718.75 15.625 15.625], 'FaceColor',[0 0 0]);
rectangle('Position',[531.25 -765.625 15.625 15.625], 'FaceColor',[1 1 1]);
rectangle('Position',[546.875 -765.625 15.625 15.625], 'FaceColor',[0 0 0]);
rectangle('Position',[531.25 -781.25 15.625 15.625], 'FaceColor',[1 1 1]);
rectangle('Position',[546.875 -781.25 15.625 15.625], 'FaceColor',[0 0 0]);
rectangle('Position',[531.25 -796.875 15.625 15.625], 'FaceColor',[1 1 1]);
rectangle('Position',[546.875 -796.875 15.625 15.625], 'FaceColor',[0 0 0]);
rectangle('Position',[531.25 -812.5 15.625 15.625], 'FaceColor',[1 1 1]);
rectangle('Position',[546.875 -812.5 15.625 15.625], 'FaceColor',[0 0 0]);
rectangle('Position',[531.25 -828.125 15.625 15.625], 'FaceColor',[1 1 1]);
rectangle('Position',[546.875 -828.125 15.625 15.625], 'FaceColor',[0 0 0]);
rectangle('Position',[531.25 -843.75 15.625 15.625], 'FaceColor',[1 1 1]);
rectangle('Position',[546.875 -843.75 15.625 15.625], 'FaceColor',[0 0 0]);
rectangle('Position',[531.25 -859.375 15.625 15.625], 'FaceColor',[1 1 1]);
rectangle('Position',[546.875 -859.375 15.625 15.625], 'FaceColor',[0 0 0]);
rectangle('Position',[531.25 -875 15.625 15.625], 'FaceColor',[1 1 1]);
rectangle('Position',[546.875 -875 15.625 15.625], 'FaceColor',[0 0 0]);
rectangle('Position',[531.25 -890.625 15.625 15.625], 'FaceColor',[1 1 1]);
rectangle('Position',[546.875 -890.625 15.625 15.625], 'FaceColor',[0 0 0]);
rectangle('Position',[531.25 -906.25 15.625 15.625], 'FaceColor',[1 1 1]);
rectangle('Position',[546.875 -906.25 15.625 15.625], 'FaceColor',[0 0 0]);
rectangle('Position',[531.25 -921.875 15.625 15.625], 'FaceColor',[1 1 1]);
rectangle('Position',[546.875 -921.875 15.625 15.625], 'FaceColor',[0 0 0]);
rectangle('Position',[531.25 -937.5 15.625 15.625], 'FaceColor',[1 1 1]);
rectangle('Position',[546.875 -937.5 15.625 15.625], 'FaceColor',[0 0 0]);
rectangle('Position',[531.25 -953.125 15.625 15.625], 'FaceColor',[1 1 1]);
rectangle('Position',[546.875 -953.125 15.625 15.625], 'FaceColor',[0 0 0]);
rectangle('Position',[531.25 -968.75 15.625 15.625], 'FaceColor',[1 1 1]);
rectangle('Position',[546.875 -968.75 15.625 15.625], 'FaceColor',[0 0 0]);
X=[933.333,906.25,843.75,796.875,765.625,687.5,687.5,593.75,531.25,484.375,453.125,406.25,343.75,281.25,187.5,93.75,156.25,93.75,66.6667];
Y=[-933.333,-906.25,-843.75,-796.875,-796.875,-812.5,-687.5,-593.75,-593.75,-546.875,-546.875,-531.25,-468.75,-406.25,-312.5,-218.75,-156.25,-93.75,-66.6667];
hold on;
plot(X,Y,'r');
plot(X,Y,'bo');
legend('3726.05','Location','southoutside');
